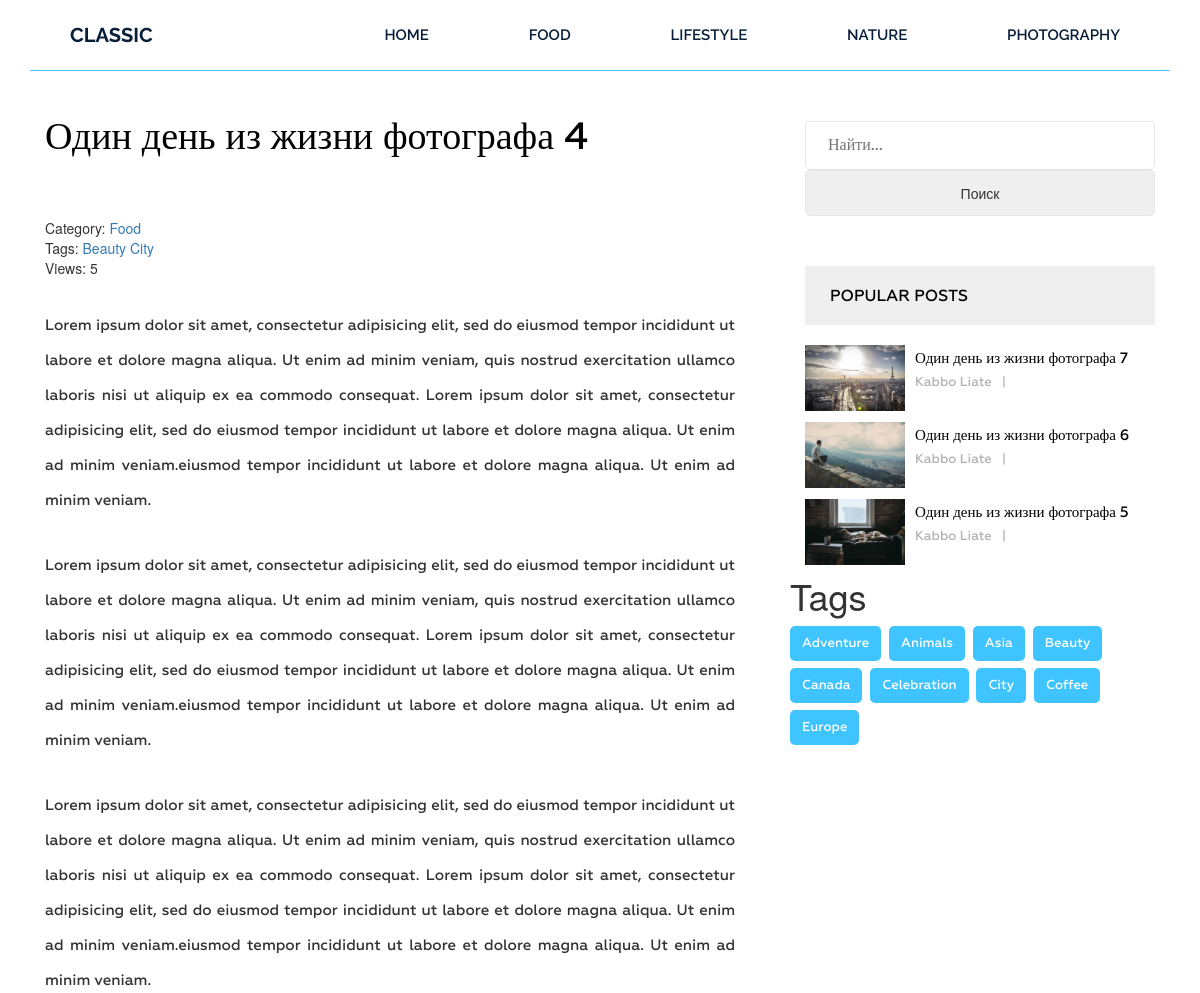
Page /post/odin-den-iz-zhizni-fotografa-4/ (upper part) on the earlier database version.
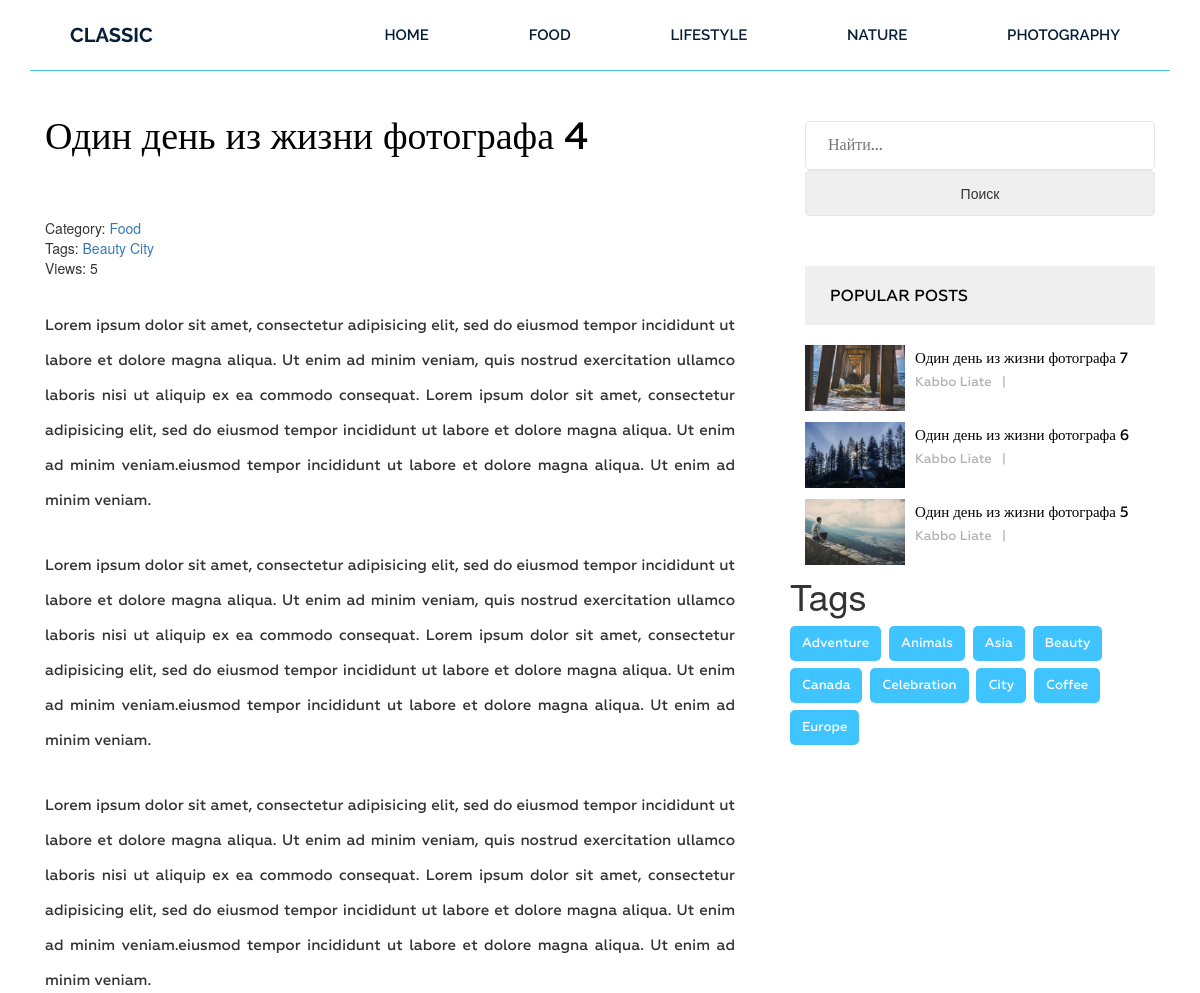
Same page on the later database version.
### blog/models.py (models this page shows, shortened)
class Category(models.Model):
    title = models.CharField(max_length=255)
    slug = models.SlugField(max_length=255, verbose_name='Url',unique=True)
    def __str__(self):
        return self.title
    def get_absolute_url(self):
        return reverse('category',kwargs={"slug":self.slug})
    class Meta:
        verbose_name = 'Категория'
        verbose_name_plural = 'Категории'
        ordering = ['title']

class Post(models.Model):
    title = models.CharField(max_length=255)
    author = models.CharField(max_length=100)
    content = models.TextField(max_length=100,blank=True)
    created_at = models.DateTimeField(auto_now_add=True, verbose_name='Опубликовано')
    photo = models.ImageField(upload_to='photos/%Y/%m/%d/', blank=True)
    slug = models.SlugField(max_length=255, verbose_name='Url', unique=True)
    views = models.IntegerField(default=0, verbose_name='Количество просмотров')
    category = models.ForeignKey(Category, on_delete=models.PROTECT, related_name='posts')
    tags = models.ManyToManyField(Tag, blank=True, related_name='posts')
    def get_absolute_url(self):
        return reverse('post',kwargs={"slug":self.slug})
    class Meta:
        verbose_name = 'Статья'
        verbose_name_plural = 'Статьи'
        ordering = ['-created_at']

class Tag(models.Model):
    title = models.CharField(max_length=50)
    slug = models.SlugField(max_length=255, verbose_name='Url',unique=True)
    def get_absolute_url(self):
        return reverse('tag',kwargs={"slug":self.slug})
    class Meta:
        verbose_name = 'Тэг'
        verbose_name_plural = 'Тэги'
        ordering = ['title']

### blog/views.py (the view)
# urls.py: path('post/<str:slug>/', GetPost.as_view() ,name='post'),
class GetPost(DetailView):
    model = Post
    template_name = 'blog/single.html'
    context_object_name = 'post'
    def get_context_data(self, *, object_list=None, **kwargs):
        context = super().get_context_data(**kwargs)
        self.object.views = F('views') + 1
        self.object.save()
        self.object.refresh_from_db()
        return context

### blog/templatetags/menu.py (called while the page is built)
@register.inclusion_tag('blog/menu_tpl.html')
def show_menu(menu_class='menu'):
    categories = Category.objects.all()
    return {"categories": categories, "menu_class":menu_class}

### blog/templatetags/sidebar.py (called while the page is built)
@register.inclusion_tag('blog/popular_posts_tpl.html')
def get_popular(cnt=3):
    posts = Post.objects.order_by('-views')[:cnt]
    return {"posts": posts}

@register.inclusion_tag('blog/tags_tpl.html')
def get_tags():
    tags = Tag.objects.all()
    return {"tags": tags}

### blog/templates/blog/single.html (shortened to what this page needs)
{% extends 'base.html' %}
{% load static %}
{% load sidebar %}
{% block content %}
<section class="single-blog-area">
    <div class="container">
        <div class="row">
            <div class="col-md-12">
                <div class="border-top">
                    <div class="col-md-8">
                        <div class="blog-area">
                            <div class="blog-area-part">
                                <h2>{{ post.title }}</h2>
                                <div class="single-content">
                                    <div>
                                        <span>Category: <a
                                                href="{{ post.category.get_absolute_url }}">{{ post.category }}</a></span>
                                        <br>
                                        {% if post.tags.exists %}
                                        <span>
                                            Tags:
                                            {% for tag in post.tags.all %}
                                            <a href="{{ tag.get_absolute_url }}">{{tag.title}}</a>
                                            {% endfor %}
                                        </span>
                                        <br>
                                        {% endif %}
                                        <span>Views: {{post.views }}</span>
                                    </div>
                                    {{ post.content|safe }}
                                </div>
                            </div>
                        </div>
                    </div>
                    <div class="col-md-4">
                        <form action="{% url 'search' %}" method="get" id="search-block-form">
                            <div class="form-item">
                              <input type="text" name="s" value="" maxlength="128" placeholder="Найти...">
                            </div>
                            <div class="form-actions">
                              <input type="submit" name="op" value="Поиск" class="form-submit">
                            </div>
                        </form>
                        {% get_popular 3 %}
                    </div>
                    {% get_tags %}
                </div>
            </div>
        </div>
    </div>
</section>
{% endblock %}

### templates/base.html (shortened to what this page needs)
<!DOCTYPE html>
{% load static %}
{% load cache %}
<html lang="en">
<head>
    <link rel="stylesheet" href="{% static 'css/bootstrap.css' %}">
    <link rel="stylesheet" href="{% static 'css/font-awesome.min.css' %}">
    <link rel="stylesheet" href="{% static 'css/owl.carousel.min.css' %}">
    <link rel="stylesheet" href="{% static 'css/owl.theme.default.min.css' %}">
    <link rel="stylesheet" href="{% static 'style.css' %}">
    <link rel="stylesheet" href="{% static 'responsive.css' %}">
</head>
<body>
    <div class="wrapper">
        {% include 'inc/_header.html' %}
        {% block content %}
        {% endblock %}
    </div>
</body>
</html>

### templates/inc/_header.html
{% load menu %}
{% load static %}
<header class="header">
    <div class="container">
        <div class="row">
            <div class="col-md-2">
                <div class="logo">
                    <h2><a href="{% url 'home' %}">Classic</a></h2>
                </div>
            </div>
            <div class="col-md-10">
            {% show_menu %}
            </div>
        </div>
    </div>
</header>

### blog/templates/blog/menu_tpl.html
<div class="{{ menu_class }}">
    <ul>
        <li><a href="{% url 'home' %}">Home</a></li>
        {% for item in categories %}
        <li><a href="{{ item.get_absolute_url }}">{{ item.title }}</a></li>
        {% endfor %}
    </ul>
</div>

### blog/templates/blog/popular_posts_tpl.html
<h2 class="sidebar-title">Popular posts</h2>
<div class="grid">
    {% for post in posts %}
    <div class="portfolio-item popular">
        {% if post.photo %}
            <img src="{{ post.photo.url }}" alt="{{ post.title }}">
        {%else%}
            <img src="https://picsum.photos/536/354" alt="{{ post.title }}">
        {%endif%}
        <div class="portfolio-text">
            <h5><a href="{{ post.get_absolute_url }}">{{ post.title }}</a></h5>
            <p>{{ post.author }}<span>|</span>{{ post.date }}</p>
        </div>
    </div>
    {% endfor %}
</div>

### blog/templates/blog/tags_tpl.html
<div class="tags">
    <h1 class="sidebar-titles">Tags</h1>
    {% for tag in tags %}
    <p><a href="{{ tag.get_absolute_url }}">{{ tag.title }}</a></p>
    {% endfor %}
</div>

### templates/inc/_footer.html (shortened to what this page needs)
{% load menu %}
{% load static %}

### siteblog/static/style.css (style rules this page uses)
.wrapper header.header .logo h2 { margin: 0 0 0 40px; padding: 0; }
.wrapper header.header .logo h2 a { color: #061e37; font-family: "Raleway", sans-serif; font-size: 20px; font-weight: 700; text-decoration: none; line-height: 70px; padding: 22px 0; text-transform: uppercase; }
.wrapper header.header .menu { margin: 0 }
.wrapper header.header .menu ul { float: right; margin: 0; padding: 0; margin-right: 4px; }
.wrapper header.header .menu ul li { display: inline-block; list-style: outside none none; margin: 0 -4px 0 0; }
.wrapper header.header .menu ul li a { color: rgb(6, 30, 55); font-family: "Raleway", sans-serif; font-size: 15px; font-weight: 600; line-height: 70px; padding: 26px 50px; text-decoration: none; text-transform: uppercase; }
.single-blog-area { margin-bottom: 100px; }
.single-blog-area .border-top { border-top: 1px solid #40c4ff; }
.single-blog-area h2 { color: #010101; font-family: Geometria; font-size: 38px; font-weight: 500; margin-bottom: 60px; margin-top: 45px; }
.single-blog-area p { font-family: Geometria; font-size: 15px; font-weight: 500; line-height: 35px; position: relative; text-align: justify; }
.single-blog-area .blog-area-part p { margin-top: 30px; }
.single-blog-area img { width: 100% }
.single-blog-area .blog-area { margin-right: 40px; }
.single-blog-area form input { border: 1px solid #e6e6e6; margin: 0; padding: 12px 22px; border-radius: 5px; width: 100% }
.single-blog-area form input[placeholder] { color: #000; font-family: Geometria; font-size: 16px; font-weight: 500; }
.single-blog-area form { margin: 50px 0 0; position: relative; }
.grid .portfolio-item { margin-bottom: 30px; }
.grid .portfolio-item img { float: left; height: 72px; width: 72px; }
.single-blog-area .grid .portfolio-item .portfolio-text { margin-left: 110px; }
.single-blog-area .grid .portfolio-item .portfolio-text h5 { margin: 0 }
.single-blog-area .grid .portfolio-item .portfolio-text h5 a { color: #000; font-family: Geometria; font-size: 15px; font-weight: 500; line-height: 27px; text-decoration: none; }
.single-blog-area .grid .portfolio-item .portfolio-text p { font-family: Geometria; font-size: 13px; font-weight: 500; line-height: 20px; color: #b2b2b2; }
.single-blog-area .grid .portfolio-item .portfolio-text p span { margin: 0 10px; }
.single-blog-area h2.sidebar-title { background: #efefef none repeat scroll 0 0; color: #000; font-family: Geometria; font-size: 16px; font-weight: 500; margin-bottom: 20px; margin-top: 50px; padding: 21px 25px; text-transform: uppercase; }
.single-blog-area .tags p { background: #40c4ff none repeat scroll 0 0; border-radius: 5px; display: inline-block; font-family: Geometria; font-size: 13px; font-weight: 500; margin-right: 4px; padding: 0 12px; margin-bottom: 7px; }
.single-blog-area .tags p a { color: #fff; display: inline-block; text-decoration: none; }
.grid .portfolio-item img { width: 100px; height: auto; }

Differences in the rows shown:
changed Post "Один день из жизни фотографа 7": photo: a different picture
changed Post "Один день из жизни фотографа 6": photo: a different picture
changed Post "Один день из жизни фотографа 5": photo: a different picture
